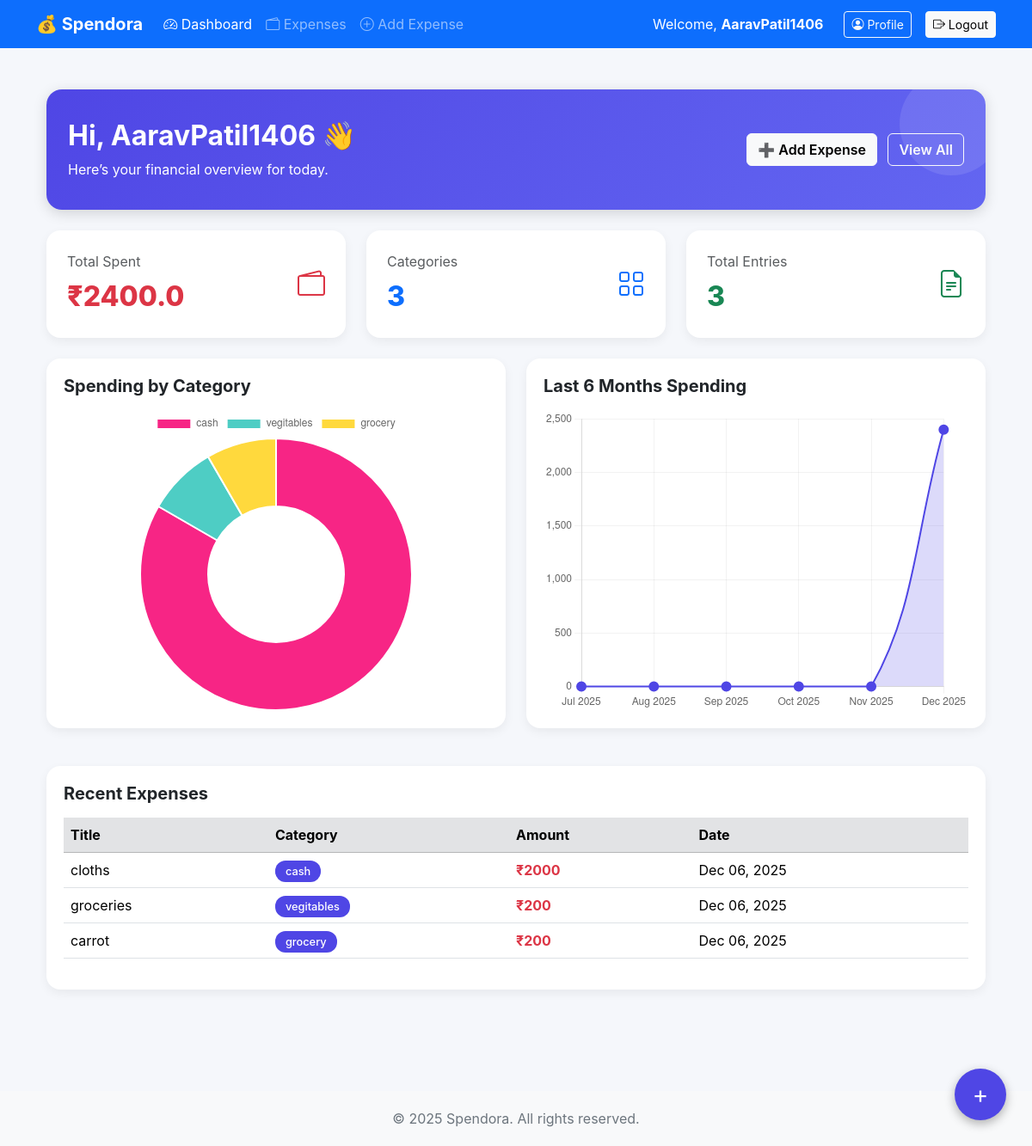
The page /dashboard/ (signed in) on the database its author committed.
### expenses/models.py (models this page shows, shortened)
class Expense(models.Model):
    user = models.ForeignKey(User, on_delete=models.CASCADE)
    title = models.CharField(max_length=255)
    amount = models.FloatField()
    category = models.CharField(max_length=50, default="Uncategorized")
    date_created = models.DateTimeField(default=timezone.now)

### expenses/views.py (the view)
# urls.py: path('dashboard/', views.dashboard, name='dashboard'),
@login_required
def dashboard(request):
    expenses = Expense.objects.filter(user=request.user).order_by('-date_created')
    total_expense = expenses.aggregate(total=Sum('amount'))['total'] or 0
    total_items = expenses.count()
    total_categories = expenses.values('category').distinct().count()
    categories = list(expenses.values_list('category', flat=True).distinct())
    category_totals = [
        expenses.filter(category=cat).aggregate(total=Sum('amount'))['total'] or 0
        for cat in categories
    ]
    start_date = datetime.today() - relativedelta(months=5)
    last_6_months = expenses.filter(date_created__gte=start_date).annotate(
        month=TruncMonth('date_created')
    ).values('month').annotate(total=Sum('amount')).order_by('month')
    months = []
    monthly_totals = []
    monthly_dict = {entry['month'].strftime('%b %Y'): entry['total'] for entry in last_6_months}
    for i in range(5, -1, -1):
        month_date = datetime.today() - relativedelta(months=i)
        month_label = month_date.strftime('%b %Y')
        months.append(month_label)
        monthly_totals.append(monthly_dict.get(month_label, 0))
    context = {
        'expenses': expenses[:10],  # recent expenses
        'total_expense': total_expense,
        'total_items': total_items,
        'total_categories': total_categories,
        'categories': categories,
        'category_totals': category_totals,
        'months': months,
        'monthly_totals': monthly_totals,
    }
    return render(request, 'dashboard.html', context)

### expenses/templates/dashboard.html (shortened to what this page needs)
{% extends 'base.html' %}
{% block content %}
<div class="container py-4">
  <div class="dashboard-header mb-4">
    <div class="d-flex flex-column flex-md-row justify-content-between align-items-start align-items-md-center">
      <div>
        <h2 class="fw-bold">Hi, {{ request.user.username }} 👋</h2>
        <p class="mb-0">Here’s your financial overview for today.</p>
      </div>
      <div class="mt-3 mt-md-0">
        <a href="{% url 'add_expense' %}" class="btn btn-light fw-semibold me-2">➕ Add Expense</a>
        <a href="{% url 'view_expenses' %}" class="btn btn-outline-light fw-semibold">View All</a>
      </div>
    </div>
  </div>
  <div class="row g-4 mb-4">
    <div class="col-md-4">
      <div class="metric-card">
        <div>
          <p class="text-muted mb-1">Total Spent</p>
          <div class="metric-value text-danger">₹{{ total_expense }}</div>
        </div>
        <div class="fs-2 text-danger"><i class="bi bi-wallet2"></i></div>
      </div>
    </div>
    <div class="col-md-4">
      <div class="metric-card">
        <div>
          <p class="text-muted mb-1">Categories</p>
          <div class="metric-value text-primary">{{ total_categories }}</div>
        </div>
        <div class="fs-2 text-primary"><i class="bi bi-grid"></i></div>
      </div>
    </div>
    <div class="col-md-4">
      <div class="metric-card">
        <div>
          <p class="text-muted mb-1">Total Entries</p>
          <div class="metric-value text-success">{{ total_items }}</div>
        </div>
        <div class="fs-2 text-success"><i class="bi bi-file-earmark-text"></i></div>
      </div>
    </div>
  </div>
  <div class="row g-4 mb-4">
    <div class="col-lg-6">
      <div class="recent-card">
        <h5 class="fw-bold mb-3">Spending by Category</h5>
        <div class="chart-container">
          <canvas id="expenseChart"></canvas>
        </div>
      </div>
    </div>
    <div class="col-lg-6">
      <div class="recent-card">
        <h5 class="fw-bold mb-3">Last 6 Months Spending</h5>
        <div class="chart-container">
          <canvas id="monthlyChart"></canvas>
        </div>
      </div>
    </div>
  </div>
  <div class="recent-card">
    <h5 class="fw-bold mb-3">Recent Expenses</h5>
    {% if expenses %}
      <div class="table-responsive">
        <table class="table table-hover align-middle">
          <thead class="table-secondary">
            <tr>
              <th>Title</th>
              <th>Category</th>
              <th>Amount</th>
              <th>Date</th>
            </tr>
          </thead>
          <tbody>
            {% for expense in expenses %}
              <tr>
                <td>{{ expense.title }}</td>
                <td>
                  <span class="badge-category" style="background: #4f46e5;">
                    {{ expense.category }}
                  </span>
                </td>
                <td class="fw-bold text-danger">₹{{ expense.amount }}</td>
                <td>{{ expense.date_created|date:"M d, Y" }}</td>
              </tr>
            {% endfor %}
          </tbody>
        </table>
      </div>
    {% else %}
      <p class="text-muted text-center">No expenses recorded yet.</p>
    {% endif %}
  </div>
</div>
<a href="{% url 'add_expense' %}" class="floating-btn">+</a>
<script>
const categories = JSON.parse(document.getElementById("cat_data").textContent);
const categoryTotals = JSON.parse(document.getElementById("cat_totals_data").textContent);
const categoryColors = ["#F72585","#4ECDC4","#FFD93D","#FF0000","#FF6F91","#4f46e5","#FF9F1C","#2EC4B6","#8D99AE","#FF6B6B","#6A0572"];
const colors = categories.map((_, i) => categoryColors[i % categoryColors.length]);
new Chart(document.getElementById("expenseChart"), {
    type: "doughnut",
    data: {
        labels: categories,
        datasets: [{
            data: categoryTotals,
            backgroundColor: colors,
            hoverOffset: 25,
            borderColor: "#ffffff",
            borderWidth: 2
        }]
    },
    options: { responsive: true, maintainAspectRatio: false }
});
</script>
<script>
const monthLabels = JSON.parse(document.getElementById("month_labels").textContent);
const monthData = JSON.parse(document.getElementById("month_data").textContent);
new Chart(document.getElementById("monthlyChart"), {
    type: 'line',
    data: {
        labels: monthLabels,
        datasets: [{
            label: 'Monthly Expenses (₹)',
            data: monthData,
            fill: true,
            backgroundColor: 'rgba(79, 70, 229, 0.2)',
            borderColor: 'rgba(79, 70, 229, 1)',
            borderWidth: 2,
            tension: 0.4,
            pointRadius: 5,
            pointBackgroundColor: 'rgba(79, 70, 229, 1)',
            pointHoverRadius: 7
        }]
    },
    options: {
        responsive: true,
        maintainAspectRatio: false,
        plugins: { legend: { display: false } },
        interaction: { mode: 'nearest', axis: 'x', intersect: false },
        scales: {
            y: { beginAtZero: true, grid: { drawBorder: false, color: 'rgba(0,0,0,0.05)' } },
            x: { grid: { drawBorder: false, color: 'rgba(0,0,0,0.05)' } }
        }
    }
});
</script>
{% endblock %}

### expenses/templates/base.html (shortened to what this page needs)
<!DOCTYPE html>
<html lang="en">
<head>
  <link href="https://cdn.jsdelivr.net/npm/bootstrap@5.3.3/dist/css/bootstrap.min.css" rel="stylesheet">
  <link href="https://cdn.jsdelivr.net/npm/bootstrap-icons@1.11.3/font/bootstrap-icons.css" rel="stylesheet">
</head>
<body>
<nav class="navbar navbar-expand-lg navbar-dark bg-primary sticky-top">
  <div class="container">
    <a class="navbar-brand fw-bold" href="{% url 'dashboard' %}">💰 Spendora</a>
    <div class="collapse navbar-collapse" id="navbarMenu">
      <ul class="navbar-nav me-auto mb-2 mb-lg-0">
        <li class="nav-item">
          <a class="nav-link {% if request.resolver_match.url_name == 'dashboard' %}active{% endif %}"
             href="{% url 'dashboard' %}">
            <i class="bi bi-speedometer2"></i> Dashboard
          </a>
        </li>
        <li class="nav-item">
          <a class="nav-link {% if request.resolver_match.url_name == 'view_expenses' %}active{% endif %}"
             href="{% url 'view_expenses' %}">
            <i class="bi bi-wallet2"></i> Expenses
          </a>
        </li>
        <li class="nav-item">
          <a class="nav-link {% if request.resolver_match.url_name == 'add_expense' %}active{% endif %}"
             href="{% url 'add_expense' %}">
            <i class="bi bi-plus-circle"></i> Add Expense
          </a>
        </li>
      </ul>
      <div class="d-flex align-items-center gap-3">
        {% if user.is_authenticated %}
            <span class="text-white me-2">Welcome, <strong>{{ user.username }}</strong></span>
            <a href="{% url 'profile' %}" class="btn btn-outline-light btn-sm">
              <i class="bi bi-person-circle"></i> Profile
            </a>
          <form action="{% url 'logout' %}" method="post" class="d-inline" id="logoutForm">
            <button type="button" class="btn btn-light btn-sm" onclick="confirmLogout()">
              <i class="bi bi-box-arrow-right"></i> Logout
            </button>
          </form>
        {% endif %}
      </div>
    </div>
  </div>
</nav>
<div class="container py-4">
  {% block content %}{% endblock %}
</div>
<footer>
  &copy; {{ year|default:"2025" }} Spendora. All rights reserved.
</footer>
</body>
</html>

### expenses/templates/base.html (style rules this page uses)
body { background: linear-gradient(135deg, #e3f2fd, #ffffff); min-height: 100vh; font-family: 'Inter', sans-serif; }
.navbar { transition: 0.3s ease-in-out; }
footer { margin-top: 50px; padding: 20px 0; background: #f8f9fa; text-align: center; color: #6c757d; }

### expenses/templates/dashboard.html (style rules this page uses)
body { background: #f5f7fb; }
.dashboard-header { background: linear-gradient(135deg, #4f46e5, #6366f1); padding: 35px 25px; border-radius: 18px; color: white; box-shadow: 0 4px 16px rgba(0,0,0,0.15); position: relative; overflow: hidden; }
.dashboard-header::after { content: ''; position: absolute; top: -20px; right: -20px; width: 120px; height: 120px; background: rgba(255,255,255,0.1); border-radius: 50%; animation: float 6s infinite alternate; }
.metric-card { border-radius: 16px; padding: 24px; background: white; border: none; box-shadow: 0 4px 12px rgba(0,0,0,0.06); display: flex; align-items: center; justify-content: space-between; transition: .3s; }
.metric-value { font-size: 32px; font-weight: 800; margin-top: 5px; }
.chart-container { position: relative; width: 100% !important; min-height: 350px; }
.recent-card { background: white; padding: 20px; border-radius: 16px; box-shadow: 0 4px 12px rgba(0,0,0,0.06); margin-bottom: 20px; }
.badge-category { color: white; padding: 5px 12px; border-radius: 12px; font-size: .8rem; font-weight: 500; }
.floating-btn { position: fixed; bottom: 30px; right: 30px; width: 60px; height: 60px; font-size: 28px; border-radius: 50%; background: #4f46e5; color: white; display: flex; align-items: center; justify-content: center; box-shadow: 0 4px 12px rgba(0,0,0,0.3); text-decoration: none; cursor: pointer; transition: 0.3s; }

### rows shown on the page
Expense: title "cloths", category "cash", amount "2000", date_created "Dec 06, 2025"
Expense: title "groceries", category "vegitables", amount "200", date_created "Dec 06, 2025"
Expense: title "carrot", category "grocery", amount "200", date_created "Dec 06, 2025"

### other values the page prints
{{ user.username }} "AaravPatil1406"
{{ request.user.username }} "AaravPatil1406"
{{ total_expense }} "2400.0"
{{ total_categories }} "3"
{{ total_items }} "3"
{{ year|default:"2025" }} "2025"
